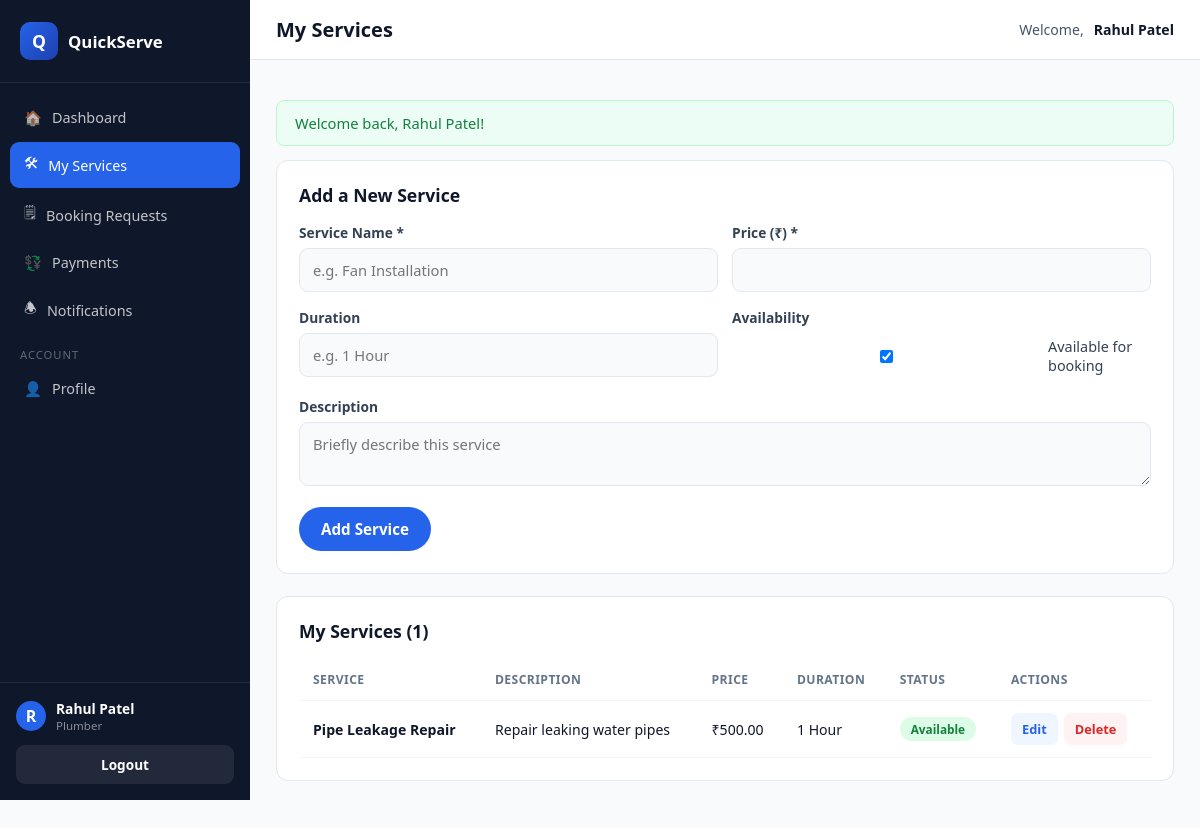
Page /provider/my-services.php (signed in) on the committed database.
### tables this page shows
CREATE TABLE `services` (
  `id` int(11) NOT NULL,
  `provider_id` int(11) DEFAULT NULL,
  `category_id` int(11) DEFAULT NULL,
  `service_name` varchar(150) NOT NULL,
  `description` text DEFAULT NULL,
  `price` decimal(10,2) DEFAULT NULL,
  `duration` varchar(50) DEFAULT NULL,
  `service_image` varchar(255) DEFAULT NULL,
  `is_available` tinyint(1) DEFAULT 1,
  `created_at` datetime DEFAULT NULL,
  `updated_at` datetime DEFAULT NULL
);

### provider/my-services.php (the view, shortened to what this page needs)
<?php
require_once __DIR__ . '/../includes/functions.php';
$providerId = $_SESSION['provider_id'];
$editService = null;
$services = $pdo->prepare("SELECT * FROM services WHERE provider_id = ? ORDER BY created_at DESC");
$services->execute([$providerId]);
$services = $services->fetchAll();
require __DIR__ . '/../includes/dash_shell_top.php';
?>
<div class="card">
  <div class="card-header"><h2><?php echo $editService ? 'Edit Service' : 'Add a New Service'; ?></h2></div>
  <form method="POST" action="">
    <div class="form-row">
      <div class="form-group">
        <label>Service Name *</label>
        <input type="text" name="service_name" value="<?php echo e($editService['service_name'] ?? ''); ?>" placeholder="e.g. Fan Installation" required>
      </div>
      <div class="form-group">
        <label>Price (₹) *</label>
        <input type="number" step="0.01" min="1" name="price" value="<?php echo e($editService['price'] ?? ''); ?>" required>
      </div>
    </div>
    <div class="form-row">
      <div class="form-group">
        <label>Duration</label>
        <input type="text" name="duration" value="<?php echo e($editService['duration'] ?? ''); ?>" placeholder="e.g. 1 Hour">
      </div>
      <div class="form-group">
        <label style="display:block;">Availability</label>
        <label style="display:flex;align-items:center;gap:8px;font-weight:500;font-size:0.9rem;margin-top:10px;">
          <input type="checkbox" name="is_available" <?php echo (!isset($editService) || $editService['is_available']) ? 'checked' : ''; ?>> Available for booking
        </label>
      </div>
    </div>
    <div class="form-group">
      <label>Description</label>
      <textarea name="description" rows="2" placeholder="Briefly describe this service"><?php echo e($editService['description'] ?? ''); ?></textarea>
    </div>
    <div style="display:flex;gap:10px;">
      <button type="submit" class="btn btn-primary"><?php echo $editService ? 'Update Service' : 'Add Service'; ?></button>
    </div>
  </form>
</div>
<div class="card">
  <div class="card-header"><h2>My Services (<?php echo count($services); ?>)</h2></div>
  <?php if (!$services): ?>
    <div class="empty-state"><div>🛠</div><p>You haven't added any services yet.</p></div>
  <?php else: ?>
    <div class="table-wrap">
      <table class="data-table">
        <thead><tr><th>Service</th><th>Description</th><th>Price</th><th>Duration</th><th>Status</th><th>Actions</th></tr></thead>
        <tbody>
          <?php foreach ($services as $s): ?>
            <tr>
              <td><strong><?php echo e($s['service_name']); ?></strong></td>
              <td><?php echo e($s['description']); ?></td>
              <td><?php echo money($s['price']); ?></td>
              <td><?php echo e($s['duration'] ?: '-'); ?></td>
              <td><span class="badge badge-<?php echo $s['is_available'] ? 'active' : 'inactive'; ?>"><?php echo $s['is_available'] ? 'Available' : 'Unavailable'; ?></span></td>
              <td>
                <div class="action-btns">
                  <a class="icon-btn edit" href="?edit=<?php echo (int) $s['id']; ?>">Edit</a>
                  <form method="POST" style="display:inline;">
                    <button type="submit" class="icon-btn delete" data-confirm="Delete this service?">Delete</button>
                  </form>
                </div>
              </td>
            </tr>
          <?php endforeach; ?>
        </tbody>
      </table>
    </div>
  <?php endif; ?>
</div>
<?php require __DIR__ . '/../includes/dash_shell_bottom.php'; ?>

### assets/css/style.css (style rules this page uses)
:root { --primary: #2563eb; --primary-dark: #1d4ed8; --primary-darker: #1e40af; --primary-light: #dbeafe; --primary-lighter: #eff6ff; --accent: #60a5fa; --success: #16a34a; --danger: #dc2626; --warning: #d97706; --slate-900: #0f172a; --slate-700: #334155; --slate-600: #475569; --slate-500: #64748b; --slate-400: #94a3b8; --slate-300: #cbd5e1; --slate-200: #e2e8f0; --slate-100: #f1f5f9; --slate-50: #f8fafc; --white: #ffffff; --radius: 12px; --radius-sm: 8px; --shadow: 0 4px 20px rgba(15, 23, 42, 0.08); --shadow-lg: 0 12px 36px rgba(15, 23, 42, 0.14); --font: 'Segoe UI', Roboto, Helvetica, Arial, sans-serif; }
* { box-sizing: border-box; }
html, body { margin: 0; padding: 0; font-family: var(--font); color: var(--slate-900); background: var(--slate-50); scroll-behavior: smooth; }
a { text-decoration: none; color: inherit; }
button { font-family: inherit; cursor: pointer; }
input, select, textarea { font-family: inherit; }
.btn { display: inline-flex; align-items: center; justify-content: center; gap: 8px; padding: 12px 22px; border-radius: 999px; border: none; font-weight: 600; font-size: 0.95rem; cursor: pointer; transition: all 0.2s ease; }
.btn-primary { background: var(--primary); color: #fff; }
.form-group { margin-bottom: 16px; }
.form-row { display: grid; grid-template-columns: 1fr 1fr; gap: 14px; }
.form-group label { display: block; font-weight: 600; font-size: 0.86rem; margin-bottom: 6px; color: var(--slate-700); }
.form-group input, .form-group select, .form-group textarea { width: 100%; padding: 11px 13px; border-radius: 9px; border: 1.5px solid var(--slate-200); font-size: 0.92rem; background: var(--slate-50); }
.card { background: #fff; border-radius: var(--radius); border: 1px solid var(--slate-200); padding: 22px; margin-bottom: 22px; }
.card-header { display: flex; align-items: center; justify-content: space-between; margin-bottom: 16px; }
.card-header h2 { font-size: 1.1rem; margin: 0; }
.table-wrap { overflow-x: auto; }
table.data-table { width: 100%; border-collapse: collapse; font-size: 0.88rem; }
table.data-table th, table.data-table td { padding: 12px 14px; text-align: left; border-bottom: 1px solid var(--slate-100); white-space: nowrap; }
table.data-table th { color: var(--slate-500); font-weight: 700; font-size: 0.76rem; text-transform: uppercase; letter-spacing: 0.4px; }
.badge { display: inline-block; padding: 4px 11px; border-radius: 999px; font-size: 0.74rem; font-weight: 700; text-transform: capitalize; }
.badge-active { background: #dcfce7; color: #15803d; }
.action-btns { display: flex; gap: 6px; flex-wrap: wrap; }
.icon-btn { border: none; background: var(--slate-100); color: var(--slate-700); padding: 7px 11px; border-radius: 7px; font-size: 0.8rem; font-weight: 600; }
.icon-btn.edit { background: var(--primary-lighter); color: var(--primary); }
.icon-btn.delete { background: #fef2f2; color: var(--danger); }

### rows in the picture
services: service_name "Pipe Leakage Repair", description "Repair leaking water pipes", price "₹500.00", duration "1 Hour", is_available "Available"

### other values in the picture
$item['icon'] "🏠"
$item['label'] "Dashboard"
$item['icon'] "🛠"
$item['label'] "My Services"
$item['icon'] "🗒"
$item['label'] "Booking Requests"
$item['icon'] "💱"
$item['label'] "Payments"
$item['icon'] "🕭"
$item['label'] "Notifications"
$item['divider'] "ACCOUNT"
$item['icon'] "👤"
$item['label'] "Profile"
substr($dashUserName, 0, 1) "R"
$dashUserName "Rahul Patel"
